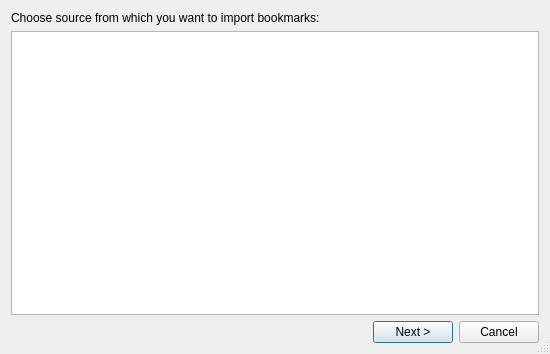
<?xml version="1.0" encoding="UTF-8"?>
<ui version="4.0">
 <class>BookmarksImportDialog</class>
 <widget class="QDialog" name="BookmarksImportDialog">
  <property name="geometry">
   <rect>
    <x>0</x>
    <y>0</y>
    <width>550</width>
    <height>354</height>
   </rect>
  </property>
  <property name="minimumSize">
   <size>
    <width>550</width>
    <height>350</height>
   </size>
  </property>
  <property name="windowTitle">
   <string>Import Bookmarks</string>
  </property>
  <property name="sizeGripEnabled">
   <bool>true</bool>
  </property>
  <layout class="QVBoxLayout" name="verticalLayout_3">
   <item>
    <widget class="QStackedWidget" name="pagesWidget">
     <property name="currentIndex">
      <number>0</number>
     </property>
     <widget class="QWidget" name="sourcePage">
      <layout class="QVBoxLayout" name="verticalLayout">
       <property name="leftMargin">
        <number>0</number>
       </property>
       <property name="topMargin">
        <number>0</number>
       </property>
       <property name="rightMargin">
        <number>0</number>
       </property>
       <property name="bottomMargin">
        <number>0</number>
       </property>
       <item>
        <widget class="QLabel" name="label_2">
         <property name="text">
          <string>Choose source from which you want to import bookmarks:</string>
         </property>
        </widget>
       </item>
       <item>
        <widget class="QListWidget" name="sourcesList">
         <property name="toolTip">
          <string>Choose the source to import from</string>
         </property>
        </widget>
       </item>
      </layout>
     </widget>
     <widget class="QWidget" name="filePage">
      <layout class="QVBoxLayout" name="verticalLayout_2">
       <item>
        <layout class="QHBoxLayout" name="horizontalLayout_2">
         <item>
          <widget class="QLabel" name="iconLabel">
           <property name="minimumSize">
            <size>
             <width>48</width>
             <height>48</height>
            </size>
           </property>
           <property name="maximumSize">
            <size>
             <width>48</width>
             <height>48</height>
            </size>
           </property>
          </widget>
         </item>
         <item>
          <widget class="QLabel" name="importingFromLabel"/>
         </item>
        </layout>
       </item>
       <item>
        <spacer name="verticalSpacer">
         <property name="orientation">
          <enum>Qt::Vertical</enum>
         </property>
         <property name="sizeHint" stdset="0">
          <size>
           <width>20</width>
           <height>44</height>
          </size>
         </property>
        </spacer>
       </item>
       <item>
        <widget class="QLabel" name="fileLabel1">
         <property name="wordWrap">
          <bool>true</bool>
         </property>
        </widget>
       </item>
       <item>
        <widget class="QLabel" name="standardDirLabel">
         <property name="textInteractionFlags">
          <set>Qt::LinksAccessibleByMouse|Qt::TextSelectableByMouse</set>
         </property>
        </widget>
       </item>
       <item>
        <widget class="QLabel" name="fileLabel2"/>
       </item>
       <item>
        <spacer name="verticalSpacer_2">
         <property name="orientation">
          <enum>Qt::Vertical</enum>
         </property>
         <property name="sizeHint" stdset="0">
          <size>
           <width>20</width>
           <height>44</height>
          </size>
         </property>
        </spacer>
       </item>
       <item>
        <widget class="EricPathPicker" name="filePicker" native="true">
         <property name="sizePolicy">
          <sizepolicy hsizetype="Expanding" vsizetype="Preferred">
           <horstretch>0</horstretch>
           <verstretch>0</verstretch>
          </sizepolicy>
         </property>
         <property name="focusPolicy">
          <enum>Qt::StrongFocus</enum>
         </property>
         <property name="toolTip">
          <string>Enter the name of the bookmarks file or directory</string>
         </property>
        </widget>
       </item>
       <item>
        <spacer name="verticalSpacer_3">
         <property name="orientation">
          <enum>Qt::Vertical</enum>
         </property>
         <property name="sizeHint" stdset="0">
          <size>
           <width>20</width>
           <height>44</height>
          </size>
         </property>
        </spacer>
       </item>
      </layout>
     </widget>
    </widget>
   </item>
   <item>
    <layout class="QHBoxLayout" name="horizontalLayout">
     <item>
      <spacer name="horizontalSpacer">
       <property name="orientation">
        <enum>Qt::Horizontal</enum>
       </property>
       <property name="sizeHint" stdset="0">
        <size>
         <width>40</width>
         <height>20</height>
        </size>
       </property>
      </spacer>
     </item>
     <item>
      <widget class="QPushButton" name="nextButton">
       <property name="text">
        <string>Next &gt;</string>
       </property>
      </widget>
     </item>
     <item>
      <widget class="QPushButton" name="cancelButton">
       <property name="text">
        <string>Cancel</string>
       </property>
      </widget>
     </item>
    </layout>
   </item>
  </layout>
 </widget>
 <customwidgets>
  <customwidget>
   <class>EricPathPicker</class>
   <extends>QWidget</extends>
   <header>EricWidgets/EricPathPicker.h</header>
   <container>1</container>
  </customwidget>
 </customwidgets>
 <tabstops>
  <tabstop>sourcesList</tabstop>
  <tabstop>nextButton</tabstop>
  <tabstop>cancelButton</tabstop>
  <tabstop>filePicker</tabstop>
 </tabstops>
 <resources/>
 <connections/>
</ui>
